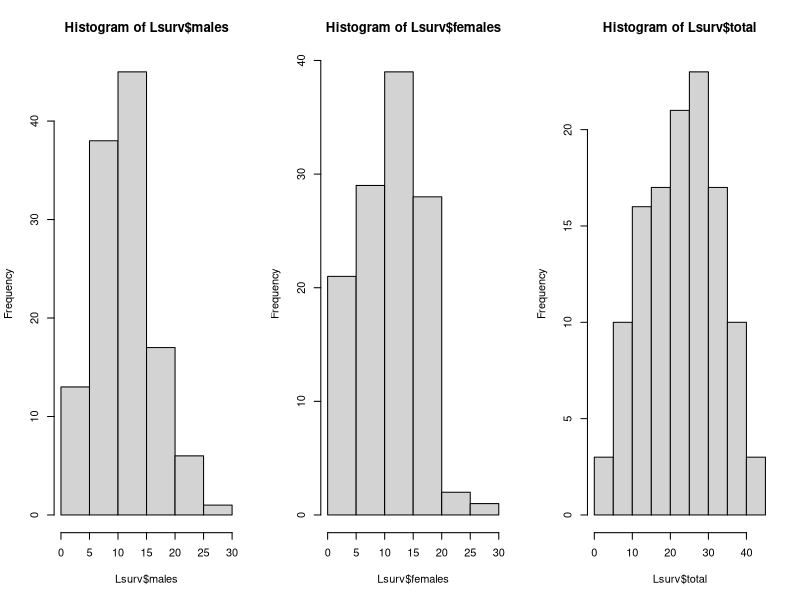
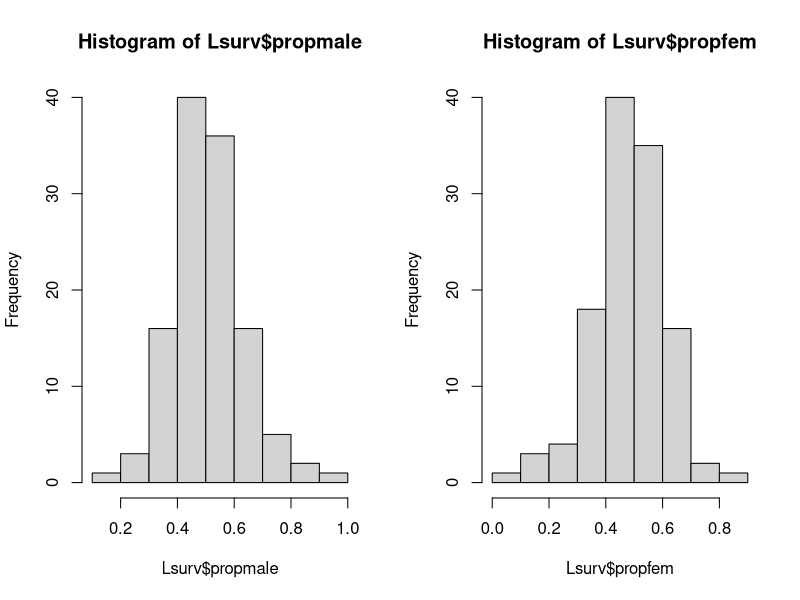
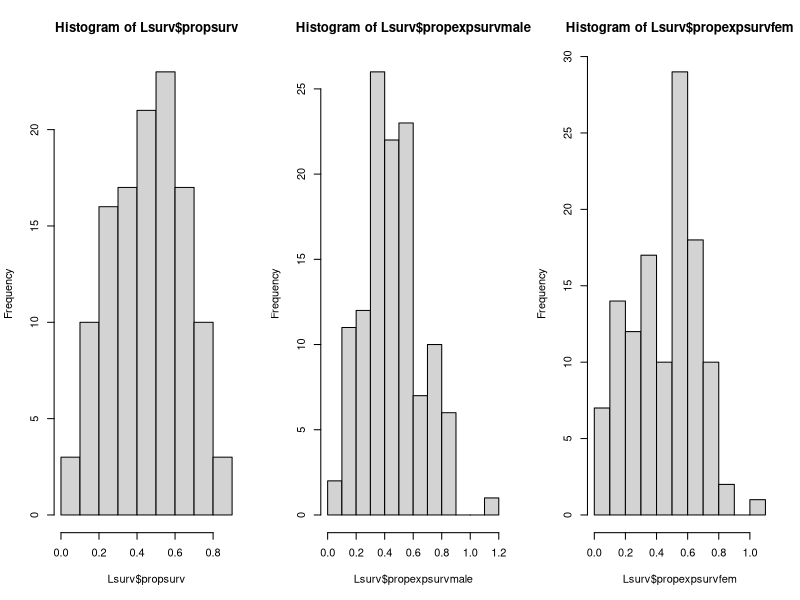

Generate these figures, in order, with R: (Note: this script raises an error after producing the figures.)
setwd("/Users/michaeljardine/Desktop/DTP/Data and analysis/larvalsurvivalsummer2019")
Lsurv <- read.csv("Larvalsurvivalblock1.csv")
str(Lsurv)
summary(Lsurv)


### histograms of data

#numbers of surving mlaes, females and total
par(mfrow=c(1,3))
hist(Lsurv$males)
hist(Lsurv$females)
hist(Lsurv$total)

#proportions of males and females
par(mfrow=c(1,2))
hist(Lsurv$propmale)
hist(Lsurv$propfem)

# proportions of survival
par(mfrow=c(1,3))
hist(Lsurv$propsurv)
hist(Lsurv$propexpsurvmale)
hist(Lsurv$propexpsurvfem)

## all historgrams look reasonably normal

## some simple models 


#### effect of fru on proportion of surviving larave ####
# does the proportion of surviving offspring vary between lines with differnet fru alleles  
M1.1 <- glmer(propsurv ~ allele +  (1 | Line), data=Lsurv, family=binomial(link=logit))
summary(M1.1)
anova(M1.1)
Anova(M1.1)
# warning messages appear
# no realtionship between fru allele and the proportion of eggs reaching adulthood

# really we want to compare the realtive survival of the lines - do this by dividing the proportion survining by the average survival rate across all the vials 
# mean propsurv = 0.4627
Lsurv$relsurv <- Lsurv$propsurv/0.4627

## what happens if we run a simialr model again?
M2.1 <- lmer(Lsurv$relsurv ~ allele +  (1 | Line), data=Lsurv)
summary(M2.1)
anova(M2.1)
Anova(M2.1)
 # there appears to be no difference in the relative survival due to the fru allele 



#### sex specific larval survival ####
## however what we really want to know is if the version of the fru allele affects the egg to adult survival of the two sexes differently 
## for this then we need to take into account the relative survival of both sexes in each line
## this is done by dividing the proportio of males who survived by the number of females that also survived.
Lsurv$sexrelsurv <- Lsurv$propexpsurvmale/Lsurv$propexpsurvfem
## this metric means that if sexrelsurv > 1 then more males survive relative to females, and if < 1 than more females survive realtive to males.

# one issue from this is row 106 which was very poor and only produced 3 males and no females. The above calucation thereofre gives an infintity (3/0)
# deleting this row will solve the problem for now

LsurvEdit <- Lsurv[-c(106), ]
# saved this as a new data frame LsurvEdit incase we want to use the full data set for other purposes

par(mfrow=c(1,2))
hist(LsurvEdit$sexrelsurv)
hist(log(LsurvEdit$sexrelsurv))
# logging looks much better


## now repeat models using this combined value 
# first a simple model
M3.1 <- lm(sexrelsurv ~ allele, data=LsurvEdit)
par(mfrow= c(2,2))
plot(M3.1)

summary(M3.1)
anova(M3.1)

# seems fine but logging looked better when looking at full data
M3.2 <- lm(log(sexrelsurv) ~ allele, data=LsurvEdit)
par(mfrow= c(2,2))
plot(M3.2)

summary(M3.2)
anova(M3.2)
# dosen't change the outcome of the test of the allele but a much reduced residual standard error.
AIC(M3.1, M3.2)
# AIC is much lower in M3.2 -> logging the response variable seems juistified.


## but we have multiple lines which must be takedn into account and included as a random factor
## therefore we build a liner mixed model 
M3.3 <- lmer(log(sexrelsurv) ~ allele + (1 | Line), data=LsurvEdit)

res <- resid(M3.3)
ran <- ranef(M3.3)
fit <- fitted(M3.3)
par(mfrow=c(1,3))
hist(ran$line[,1], main='')
plot(res ~ fit)
qqnorm(res, main='')
qqline(res)

summary(M3.3)
Anova(M3.3)
# again no affect of the fru allele of the relative survival of males and females.
# is this the best method of analysing this? 
# maybe need to and the simualtions as Max did before? Or wald tests? 

## we can now look at other possble ideas for differences between the lines: e.g. sex ratio. Also we would like some overall stats to compare e.g overall numbers of survival.

#### adult sex ratio ####

# one of the assumptions made in this experiment is that the starting sex ratio is the same
# while we can do nothing about that and from this it appears the reltive survival of the two sexes is the smae regardless of genotype probs best to check sex ratio its self

# sexratio is recorded as the proportion of the survivng adults that are male (Lsurv$propmale)

hist(Lsurv$propmale)
hist(sqrt(Lsurv$propmale))

# since its a proportion porbably best to use glmer and binomial logit link
M4.1 <- glmer(propmale ~ allele + (1 | Line), data=LsurvEdit, family=binomial(link=logit))

res <- resid(M4.1)
ran <- ranef(M4.1)
fit <- fitted(M4.1)
par(mfrow=c(1,3))
hist(ran$line[,1], main='')
plot(res ~ fit)
qqnorm(res, main='')
qqline(res)

summary(M4.1)
Anova(M4.1)
# dosen't seem to any affect of the fru allele on sex ratio

# check models as problems of convergenece
M4.2 <- lmer(propmale ~ allele + (1 | Line), data=LsurvEdit)

res <- resid(M4.2)
ran <- ranef(M4.2)
fit <- fitted(M4.2)
par(mfrow=c(1,3))
hist(ran$line[,1], main='')
plot(res ~ fit)
qqnorm(res, main='')
qqline(res)

summary(M4.2)
Anova(M4.2)

AIC(M4.1, M4.2)
anova(M4.1, M4.2)
# so the second model seems better? no affect of allele on sex ratio anyway so not a huge issue?

#### number of surviving offspring ####

# we can do this in three ways: no. of males, no. of females, and total number.

# do a simple model of each of these three.
# count data so check if log values may be better? - do bot and compare

# total

M5.1 <- lmer(total ~ allele + (1 | Line), data=Lsurv)

res <- resid(M5.1)
ran <- ranef(M5.1)
fit <- fitted(M5.1)
par(mfrow=c(1,3))
hist(ran$line[,1], main='')
plot(res ~ fit)
qqnorm(res, main='')
qqline(res)

summary(M5.1)
anova(M5.1)
Anova(M5.1)

# try the logging of the data?
M5.2 <- lmer(log(total) ~ allele + (1 | Line), data=LsurvEdit)

res <- resid(M5.2)
ran <- ranef(M5.2)
fit <- fitted(M5.2)
par(mfrow=c(1,3))
hist(ran$line[,1], main='')
plot(res ~ fit)
qqnorm(res, main='')
qqline(res)

summary(M5.2)
anova(M5.2)
Anova(M5.2)

AIC(M5.1, M5.2)
# maybe logging looks better?
# no affect of fru allele

### males 
M6.1 <- lmer(males ~ allele + (1 | Line), data=Lsurv)

res <- resid(M6.1)
ran <- ranef(M6.1)
fit <- fitted(M6.1)
par(mfrow=c(1,3))
hist(ran$line[,1], main='')
plot(res ~ fit)
qqnorm(res, main='')
qqline(res)

summary(M6.1)
anova(M6.1)
Anova(M6.1)

# try the logging of the data?
M6.2 <- lmer(log(males) ~ allele + (1 | Line), data=Lsurv)

res <- resid(M6.2)
ran <- ranef(M6.2)
fit <- fitted(M6.2)
par(mfrow=c(1,3))
hist(ran$line[,1], main='')
plot(res ~ fit)
qqnorm(res, main='')
qqline(res)

summary(M6.2)
anova(M6.2)
Anova(M6.2)

AIC(M6.1, M6.2)
## logging improves the fitting of the model - logginf seems to wok for smaller counts data

### females
# remove row 106 due to zero femlaes recorded and log(0) = Inf
M7.1 <- lmer(females ~ allele + (1 | Line), data=LsurvEdit)

res <- resid(M7.1)
ran <- ranef(M7.1)
fit <- fitted(M7.1)
par(mfrow=c(1,3))
hist(ran$line[,1], main='')
plot(res ~ fit)
qqnorm(res, main='')
qqline(res)

summary(M7.1)
anova(M7.1)
Anova(M7.1)

# try the logging of the data?
M7.2 <- lmer(log(females) ~ allele + (1 | Line), data=LsurvEdit)

res <- resid(M7.2)
ran <- ranef(M7.2)
fit <- fitted(M7.2)
par(mfrow=c(1,3))
hist(ran$line[,1], main='')
plot(res ~ fit)
qqnorm(res, main='')
qqline(res)

summary(M7.2)
anova(M7.2)
Anova(M7.2)

AIC(M7.1, M7.2)
# again logging seems justified.
# no differences between larval survival due to the fru allele 
